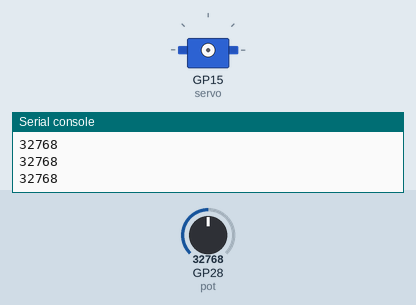
Simulated run of this program. Board: Raspberry Pi Pico running MicroPython. Parts: servo, the last lines printed to the serial console. The test bench sets the inputs (shaded band); at power-on: GP28 (pot) = 32768 (analog values on the 0–65535 scale). Servo angles are drawn from the pulse width (0.5 ms = 0°, 2.5 ms = 180°).

Above: at 1.2 s.
1.3 s: GP28 (pot) set to 21472
2.8 s: GP28 (pot) set to 19776
4.3 s: GP28 (pot) set to 7864
At 4.9 s:
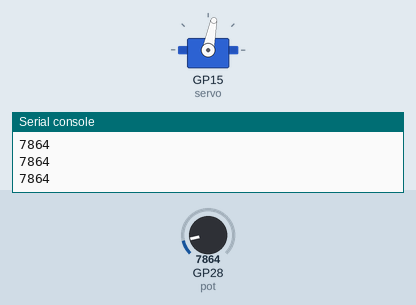
5.9 s: GP28 (pot) set to 0
At 7.4 s:
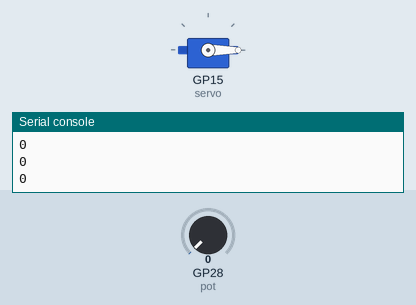
Timing chart, 0 to 8.5 s (numbered marks = the images above; inputs shaded):
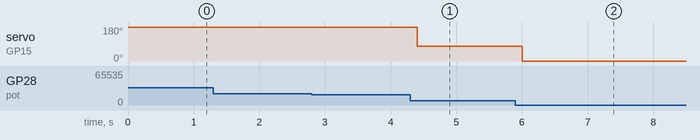

The program:

servo-pot-1.py
```python
import machine
import utime

servo = machine.PWM(machine.Pin(15))
servo.freq(50)
pot=machine.ADC(28)

def interval_mapping(x, in_min, in_max, out_min, out_max):
    return (x - in_min) * (out_max - out_min) / (in_max - in_min) + out_min

def servo_write(pin, angle):
    pulse_width = interval_mapping(angle, 0, 180, 0.5,2.5)
    duty = int(interval_mapping(pulse_width, 0, 20, 0,65535))
    pin.duty_u16(duty)

while True:
    value = pot.read_u16()
    servo_write(servo, value / 100)
    print(value)
    utime.sleep_ms(200)
    
```

Measured:
- after the input at 4.3 s, servo on GP15 (servo): 180° → 79° after 0.11 s
- after the input at 5.9 s, servo on GP15 (servo): 79° → 0° after 0.11 s
